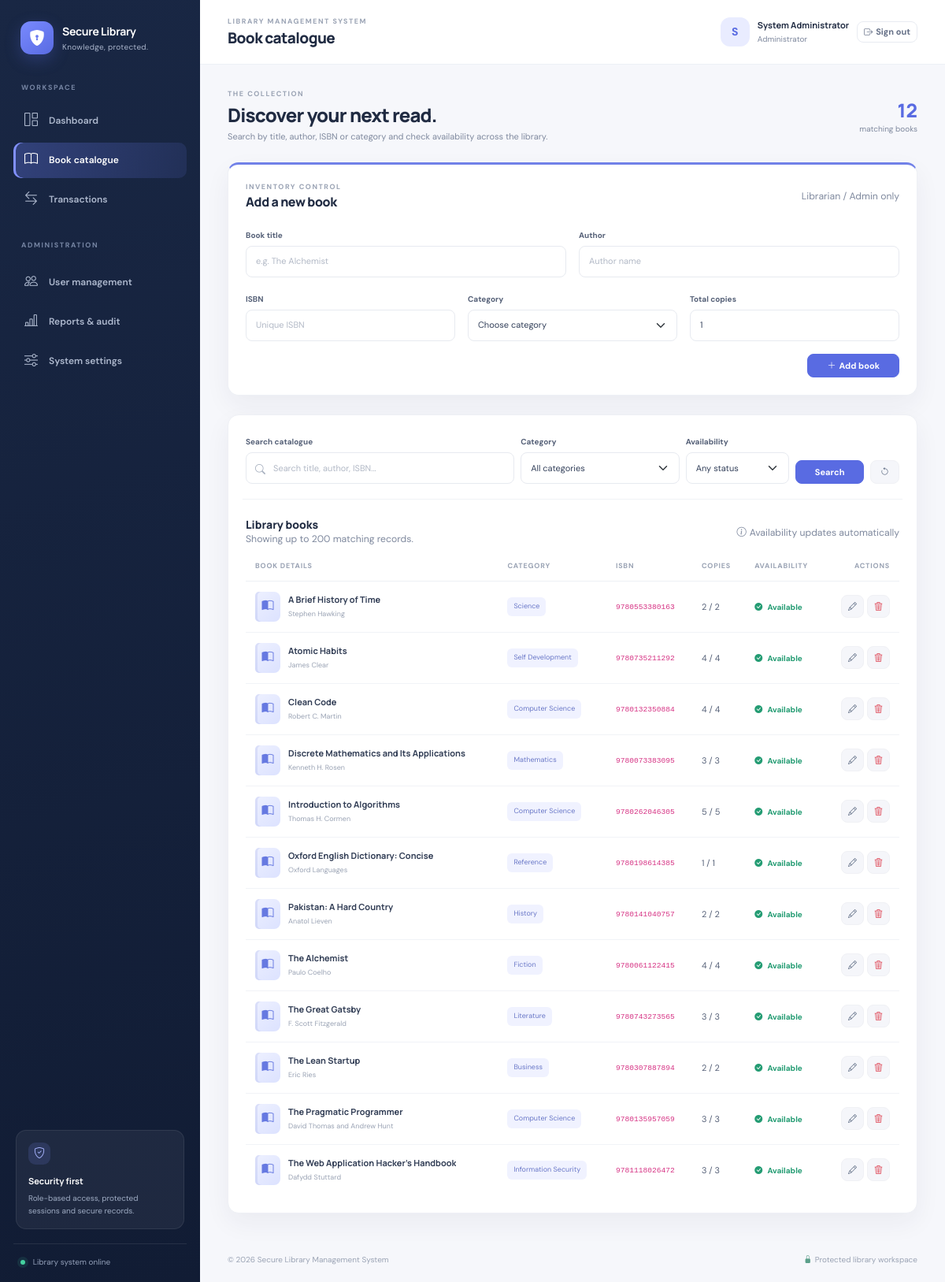
The app's page /books.php (signed in) with its own data.
### tables this page shows
CREATE TABLE users (
    user_id INT UNSIGNED AUTO_INCREMENT PRIMARY KEY,
    name VARCHAR(120) NOT NULL,
    email VARCHAR(190) NOT NULL UNIQUE,
    password VARCHAR(255) NOT NULL,
    role ENUM('student','librarian','admin') NOT NULL DEFAULT 'student',
    status ENUM('active','inactive') NOT NULL DEFAULT 'active',
    created_at TIMESTAMP NOT NULL DEFAULT CURRENT_TIMESTAMP,
    updated_at TIMESTAMP NOT NULL DEFAULT CURRENT_TIMESTAMP ON UPDATE CURRENT_TIMESTAMP,
    INDEX idx_users_role_status (role, status)
);

CREATE TABLE books (
    book_id INT UNSIGNED AUTO_INCREMENT PRIMARY KEY,
    title VARCHAR(180) NOT NULL,
    author VARCHAR(140) NOT NULL,
    ISBN VARCHAR(30) NOT NULL UNIQUE,
    category_id INT UNSIGNED NOT NULL,
    total_copies INT UNSIGNED NOT NULL DEFAULT 1,
    available_copies INT UNSIGNED NOT NULL DEFAULT 1,
    created_at TIMESTAMP NOT NULL DEFAULT CURRENT_TIMESTAMP,
    updated_at TIMESTAMP NOT NULL DEFAULT CURRENT_TIMESTAMP ON UPDATE CURRENT_TIMESTAMP,
    CONSTRAINT fk_books_category FOREIGN KEY (category_id)
        REFERENCES categories(category_id) ON UPDATE CASCADE ON DELETE RESTRICT,
    CONSTRAINT chk_book_copies CHECK (available_copies <= total_copies),
    INDEX idx_books_title (title),
    INDEX idx_books_author (author),
    INDEX idx_books_category (category_id)
);

CREATE TABLE categories (
    category_id INT UNSIGNED AUTO_INCREMENT PRIMARY KEY,
    category_name VARCHAR(100) NOT NULL UNIQUE,
    created_at TIMESTAMP NOT NULL DEFAULT CURRENT_TIMESTAMP
);

### config.php (called while the page is built, shortened)
<?php
$dbHost = '127.0.0.1';
$dbName = 'secure_library';
$dbUser = 'root';
$dbPass = '';
try {
    $dsn = "mysql:host={$dbHost};dbname={$dbName};charset=utf8mb4";
    $pdo = new PDO($dsn, $dbUser, $dbPass, [
        PDO::ATTR_ERRMODE => PDO::ERRMODE_EXCEPTION,
        PDO::ATTR_DEFAULT_FETCH_MODE => PDO::FETCH_ASSOC,
        PDO::ATTR_EMULATE_PREPARES => false,
    ]);
} catch (PDOException $exception) {
    error_log('Secure Library database connection failed: ' . $exception->getMessage());
    http_response_code(500);
    exit('Database connection failed. Start MySQL in XAMPP and import database.sql.');
}
function db(): PDO
{
    global $pdo;
    return $pdo;
}
function e(mixed $value): string
{
    return htmlspecialchars((string)$value, ENT_QUOTES | ENT_SUBSTITUTE, 'UTF-8');
}
function current_user(): ?array
{
    return $_SESSION['user'] ?? null;
}
function require_login(): void
{
    $stmt = db()->prepare('SELECT user_id, name, email, role, status FROM users WHERE user_id = ? LIMIT 1');
    $stmt->execute([current_user()['user_id']]);
}
function role_label(string $role): string
{
    return match ($role) {
        'admin' => 'Administrator',
        'librarian' => 'Librarian',
        default => 'Student',
    };
}

### books.php (the view, shortened to what this page needs)
<?php
require_once __DIR__ . '/config.php';
require_login();
$canManage = in_array(current_user()['role'], ['librarian', 'admin'], true);
$search = trim((string)($_GET['q'] ?? ''));
$sql = 'SELECT b.*, c.category_name FROM books b JOIN categories c ON c.category_id = b.category_id WHERE 1=1';
$params = [];
$sql .= ' ORDER BY b.title ASC LIMIT 200';
$stmt = db()->prepare($sql);
$stmt->execute($params);
$books = $stmt->fetchAll();
$editBook = null;
$pageTitle = 'Book catalogue';
$activePage = 'books';
require __DIR__ . '/includes/header.php';
?>
<div class="catalogue-intro"><div><span class="eyebrow">THE COLLECTION</span><h2>Discover your next read.</h2><p>Search by title, author, ISBN or category and check availability across the library.</p></div><div class="catalogue-count"><strong><?= count($books) ?></strong><span>matching books</span></div></div>
<?php if ($canManage): ?>
<div class="panel-card management-panel mb-4" id="book-form">
    <div class="panel-heading"><div><span class="eyebrow">INVENTORY CONTROL</span><h3><?= $editBook ? 'Update book details' : 'Add a new book' ?></h3></div><?php if ($editBook): ?><a class="btn btn-light btn-sm" href="books.php"><i class="bi bi-x-lg me-1"></i>Cancel edit</a><?php else: ?><span class="small muted-copy">Librarian / Admin only</span><?php endif; ?></div>
    <form method="post" action="books.php" class="row g-3">
        <div class="col-md-6"><label class="form-label" for="title">Book title</label><input class="form-control" id="title" name="title" maxlength="180" required value="<?= e($editBook['title'] ?? '') ?>" placeholder="e.g. The Alchemist"></div>
        <div class="col-md-6"><label class="form-label" for="author">Author</label><input class="form-control" id="author" name="author" maxlength="140" required value="<?= e($editBook['author'] ?? '') ?>" placeholder="Author name"></div>
        <div class="col-md-4"><label class="form-label" for="isbn">ISBN</label><input class="form-control" id="isbn" name="isbn" maxlength="30" required value="<?= e($editBook['ISBN'] ?? '') ?>" placeholder="Unique ISBN"></div>
        <div class="col-md-4"><label class="form-label" for="category_id">Category</label><select class="form-select" id="category_id" name="category_id" required><option value="">Choose category</option></select></div>
        <div class="col-md-4"><label class="form-label" for="total_copies">Total copies</label><input class="form-control" type="number" min="1" max="10000" id="total_copies" name="total_copies" required value="<?= e($editBook['total_copies'] ?? 1) ?>"></div>
        <div class="col-12 d-flex justify-content-end"><button class="btn btn-primary px-4" type="submit"><i class="bi bi-<?= $editBook ? 'check2' : 'plus-lg' ?> me-1"></i><?= $editBook ? 'Save changes' : 'Add book' ?></button></div>
    </form>
</div>
<?php endif; ?>
<div class="panel-card">
    <form method="get" action="books.php" class="catalogue-filter row g-2 align-items-end">
        <div class="col-lg-5"><label class="form-label" for="q">Search catalogue</label><div class="search-field"><i class="bi bi-search"></i><input class="form-control" id="q" name="q" value="<?= e($search) ?>" placeholder="Search title, author, ISBN..."></div></div>
        <div class="col-sm-6 col-lg-3"><label class="form-label" for="category">Category</label><select class="form-select" id="category" name="category"><option value="0">All categories</option></select></div>
        <div class="col-sm-6 col-lg-2"><label class="form-label" for="availability">Availability</label><select class="form-select" id="availability" name="availability"><option value="">Any status</option></select></div>
        <div class="col-lg-2 d-flex gap-2"><button class="btn btn-primary flex-grow-1" type="submit">Search</button><a class="btn btn-light" href="books.php" title="Clear filters"><i class="bi bi-arrow-counterclockwise"></i></a></div>
    </form>
    <div class="d-flex justify-content-between align-items-center mt-4 mb-2"><div><h3 class="table-title">Library books</h3><p class="small muted-copy mb-0">Showing up to 200 matching records.</p></div><span class="small muted-copy"><i class="bi bi-info-circle me-1"></i>Availability updates automatically</span></div>
    <div class="table-responsive"><table class="table align-middle app-table mb-0"><thead><tr><th>Book details</th><th>Category</th><th>ISBN</th><th>Copies</th><th>Availability</th><?php if ($canManage): ?><th class="text-end">Actions</th><?php else: ?><th class="text-end">Request</th><?php endif; ?></tr></thead><tbody>
    <?php foreach ($books as $book): ?><tr>
        <td><div class="book-cell"><span class="book-mini"><i class="bi bi-book-half"></i></span><div><strong><?= e($book['title']) ?></strong><small><?= e($book['author']) ?></small></div></div></td>
        <td><span class="category-pill"><?= e($book['category_name']) ?></span></td><td><code><?= e($book['ISBN']) ?></code></td><td><?= (int)$book['available_copies'] ?> / <?= (int)$book['total_copies'] ?></td>
        <td><?php if ((int)$book['available_copies'] > 0): ?><span class="availability available"><i class="bi bi-check-circle-fill"></i> Available</span><?php else: ?><span class="availability unavailable"><i class="bi bi-x-circle-fill"></i> Out of stock</span><?php endif; ?></td>
        <?php if ($canManage): ?><td class="text-end"><div class="d-inline-flex gap-1"><a class="btn btn-sm btn-light action-btn" href="books.php?edit=<?= (int)$book['book_id'] ?>#book-form" title="Edit book"><i class="bi bi-pencil"></i></a><form method="post" action="books.php" class="d-inline" data-confirm="Delete this book record? This is only possible when it has no borrowing history."><input type="hidden" name="csrf_token" value="<?= e(csrf_token()) ?>"><input type="hidden" name="action" value="delete_book"><input type="hidden" name="book_id" value="<?= (int)$book['book_id'] ?>"><button class="btn btn-sm btn-light action-btn text-danger" type="submit" title="Delete book"><i class="bi bi-trash3"></i></button></form></div></td>
        <?php endif; ?>
    </tr><?php endforeach; ?>
    </tbody></table></div>
</div>
<?php require __DIR__ . '/includes/footer.php'; ?>

### includes/header.php (shortened to what this page needs)
<?php
$pageTitle = $pageTitle ?? 'Dashboard';
$activePage = $activePage ?? '';
$user = current_user();
$role = $user['role'] ?? '';
?>
<!doctype html>
<html lang="en">
<head>
    <link href="https://cdn.jsdelivr.net/npm/bootstrap@5.3.3/dist/css/bootstrap.min.css" rel="stylesheet">
    <link href="https://cdn.jsdelivr.net/npm/bootstrap-icons@1.11.3/font/bootstrap-icons.min.css" rel="stylesheet">
    <link href="assets/css/style.css" rel="stylesheet">
</head>
<body>
<div class="app-shell">
    <aside class="sidebar" id="sidebar">
        <a class="brand" href="dashboard.php">
            <span class="brand-mark"><i class="bi bi-shield-lock-fill"></i></span>
            <span><strong>Secure Library</strong><small>Knowledge, protected.</small></span>
        </a>
        <div class="sidebar-label">WORKSPACE</div>
        <nav class="sidebar-nav">
            <a class="nav-link <?= $activePage === 'dashboard' ? 'active' : '' ?>" href="dashboard.php"><i class="bi bi-grid-1x2"></i><span>Dashboard</span></a>
            <a class="nav-link <?= $activePage === 'books' ? 'active' : '' ?>" href="books.php"><i class="bi bi-book"></i><span>Book catalogue</span></a>
            <?php if (in_array($role, ['student', 'librarian', 'admin'], true)): ?>
                <a class="nav-link <?= $activePage === 'transactions' ? 'active' : '' ?>" href="transactions.php"><i class="bi bi-arrow-left-right"></i><span><?= $role === 'student' ? 'My borrowings' : 'Transactions' ?></span></a>
            <?php endif; ?>
            <?php if ($role === 'admin'): ?>
                <div class="sidebar-label mt-4">ADMINISTRATION</div>
                <a class="nav-link <?= $activePage === 'users' ? 'active' : '' ?>" href="users.php"><i class="bi bi-people"></i><span>User management</span></a>
                <a class="nav-link <?= $activePage === 'reports' ? 'active' : '' ?>" href="reports.php"><i class="bi bi-bar-chart-line"></i><span>Reports & audit</span></a>
                <a class="nav-link <?= $activePage === 'settings' ? 'active' : '' ?>" href="settings.php"><i class="bi bi-sliders"></i><span>System settings</span></a>
            <?php elseif ($role === 'librarian'): ?>
                <div class="sidebar-label mt-4">LIBRARY DESK</div>
                <a class="nav-link <?= $activePage === 'transactions' ? 'active' : '' ?>" href="transactions.php"><i class="bi bi-clipboard-check"></i><span>Issue & returns</span></a>
            <?php endif; ?>
        </nav>
        <div class="sidebar-note mt-auto">
            <div class="note-icon"><i class="bi bi-shield-check"></i></div>
            <strong>Security first</strong>
            <p>Role-based access, protected sessions and secure records.</p>
        </div>
        <div class="sidebar-bottom"><span class="online-dot"></span> Library system online</div>
    </aside>
    <main class="main-area">
        <header class="topbar">
            <div class="d-flex align-items-center gap-3">
                <div><div class="eyebrow">LIBRARY MANAGEMENT SYSTEM</div><h1 class="topbar-title"><?= e($pageTitle) ?></h1></div>
            </div>
            <div class="topbar-user">
                <div class="topbar-avatar"><?= e(strtoupper(substr($user['name'] ?? 'U', 0, 1))) ?></div>
                <div class="user-meta d-none d-sm-block"><strong><?= e($user['name'] ?? 'User') ?></strong><small><?= e(role_label($role)) ?></small></div>
                <a class="btn btn-outline-secondary btn-sm logout-btn" href="logout.php" title="Sign out"><i class="bi bi-box-arrow-right"></i><span class="d-none d-md-inline ms-1">Sign out</span></a>
            </div>
        </header>
        <section class="page-content">

### includes/footer.php (shortened to what this page needs)
        </section>
        <footer class="app-footer"><span>© <?= date('Y') ?> Secure Library Management System</span><span><i class="bi bi-lock-fill me-1"></i>Protected library workspace</span></footer>
    </main>
</div>
</body>
</html>

### records on screen
users: name "S", name "System Administrator", role "Administrator"
books: title "A Brief History of Time", author "Stephen Hawking", category.category_name "Science", ISBN "9780553380163", available_copies "2", total_copies "2", shows "Available"
books: title "Atomic Habits", author "James Clear", category.category_name "Self Development", ISBN "9780735211292", available_copies "4", total_copies "4", shows "Available"
books: title "Clean Code", author "Robert C. Martin", category.category_name "Computer Science", ISBN "9780132350884", available_copies "4", total_copies "4", shows "Available"
books: title "Discrete Mathematics and Its Applications", author "Kenneth H. Rosen", category.category_name "Mathematics", ISBN "9780073383095", available_copies "3", total_copies "3", shows "Available"
books: title "Introduction to Algorithms", author "Thomas H. Cormen", category.category_name "Computer Science", ISBN "9780262046305", available_copies "5", total_copies "5", shows "Available"
books: title "Oxford English Dictionary: Concise", author "Oxford Languages", category.category_name "Reference", ISBN "9780198614385", available_copies "1", total_copies "1", shows "Available"
books: title "Pakistan: A Hard Country", author "Anatol Lieven", category.category_name "History", ISBN "9780141040757", available_copies "2", total_copies "2", shows "Available"
books: title "The Alchemist", author "Paulo Coelho", category.category_name "Fiction", ISBN "9780061122415", available_copies "4", total_copies "4", shows "Available"
books: title "The Great Gatsby", author "F. Scott Fitzgerald", category.category_name "Literature", ISBN "9780743273565", available_copies "3", total_copies "3", shows "Available"
books: title "The Lean Startup", author "Eric Ries", category.category_name "Business", ISBN "9780307887894", available_copies "2", total_copies "2", shows "Available"
books: title "The Pragmatic Programmer", author "David Thomas and Andrew Hunt", category.category_name "Computer Science", ISBN "9780135957059", available_copies "3", total_copies "3", shows "Available"
books: title "The Web Application Hacker's Handbook", author "Dafydd Stuttard", category.category_name "Information Security", ISBN "9781118026472", available_copies "3", total_copies "3", shows "Available"

### other values on screen
$pageTitle "Book catalogue"
count($books) "12"
